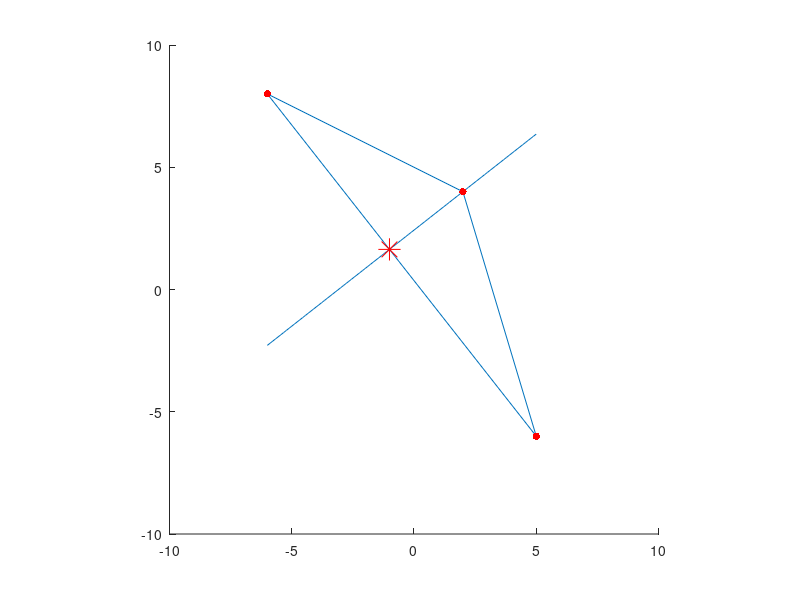

This figure's MATLAB source:
hold on;
axis([-10, 10, -10, 10]);
axis equal;

A = [2, 4];
B = [-6, 8];
C = [5, -6];

line([A(1), B(1)], [A(2), B(2)]);
line([B(1), C(1)], [B(2), C(2)]);
line([C(1), A(1)], [C(2), A(2)]);

k = (B(2) - C(2)) / (B(1) - C(1));

x_min = min([A(1), B(1), C(1)]);
x_max = max([A(1), B(1), C(1)]);
x = linspace(x_min, x_max, 100);
y_norm = -1/k * (x - A(1)) + A(2);
plot(x, y_norm);

a1 = k
b1 = -1
c1 = C(2) - k * C(1)

a2 = -1/k
b2 = -1
c2 = A(2) + 1/k * A(1)

common_det = a1*b2 - b1*a2
cross_x = (b1*c2 - c1*b2) / common_det
cross_y = (c1*a2 - a1*c2) / common_det

plot(A(1), A(2), 'r', 'MarkerSize', 16);
plot(B(1), B(2), 'r', 'MarkerSize', 16);
plot(C(1), C(2), 'r', 'MarkerSize', 16);
plot(cross_x, cross_y, 'r*', 'MarkerSize', 16);

